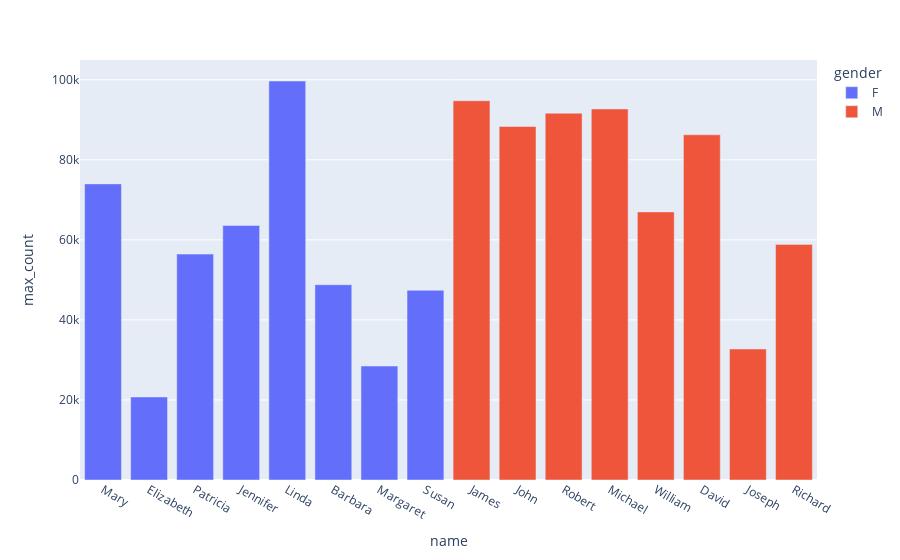

The notebook cell saved with this chart:
### Code cell
px.bar(data_frame=all_t, x='name', y='max_count', color='gender')

### Figure 1 — Plotly figure (JSON) as saved in the notebook; plotly's stock layout.template omitted (floating-point values rounded to 4 significant figures)
{"data": [{"alignmentgroup": "True", "hovertemplate": "gender=F<br>name=%{x}<br>max_count=%{y}<extra></extra>", "legendgroup": "F", "marker": {"color": "#636efa", "pattern": {"shape": ""}}, "name": "F", "offsetgroup": "F", "orientation": "v", "showlegend": true, "textposition": "auto", "type": "bar", "x": ["Mary", "Elizabeth", "Patricia", "Jennifer", "Linda", "Barbara", "Margaret", "Susan"], "xaxis": "x", "y": [73985, 20744, 56442, 63603, 99689, 48792, 28467, 47402], "yaxis": "y"}, {"alignmentgroup": "True", "hovertemplate": "gender=M<br>name=%{x}<br>max_count=%{y}<extra></extra>", "legendgroup": "M", "marker": {"color": "#EF553B", "pattern": {"shape": ""}}, "name": "M", "offsetgroup": "M", "orientation": "v", "showlegend": true, "textposition": "auto", "type": "bar", "x": ["James", "John", "Robert", "Michael", "William", "David", "Joseph", "Richard"], "xaxis": "x", "y": [94757, 88319, 91640, 92704, 66989, 86253, 32732, 58868], "yaxis": "y"}], "layout": {"barmode": "relative", "legend": {"title": {"text": "gender"}, "tracegroupgap": 0}, "margin": {"t": 60}, "xaxis": {"anchor": "y", "domain": [0, 1], "title": {"text": "name"}}, "yaxis": {"anchor": "x", "domain": [0, 1], "title": {"text": "max_count"}}}}
